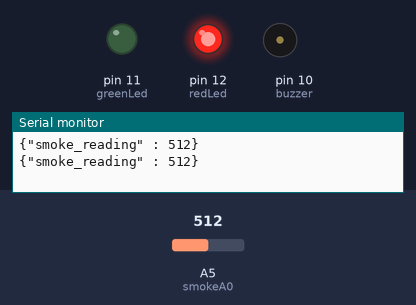
This sketch was run on a simulated Arduino Uno, built with avr-gcc and run on an emulated ATmega328P. Parts: output pins drawn as LEDs (lit = HIGH), buzzer (waves = sounding), the last lines printed to the serial monitor. The inputs (shaded band) are chosen by the test bench; at power-on: A5 (smokeA0) = 512.

Above: at 0.85 s.
1.3 s: A5 (smokeA0) set to 418
4.3 s: A5 (smokeA0) set to 390
At 4.35 s:
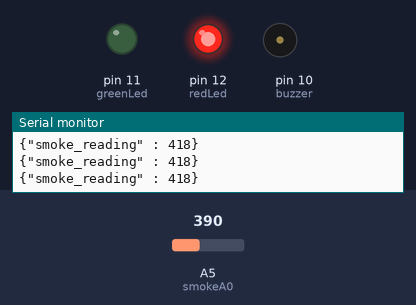
At 5.8 s:
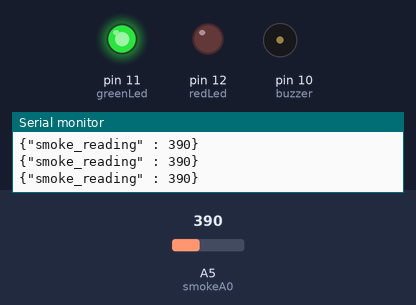
Timing chart, 0 to 7.3 s (numbered marks = the images above; inputs shaded):
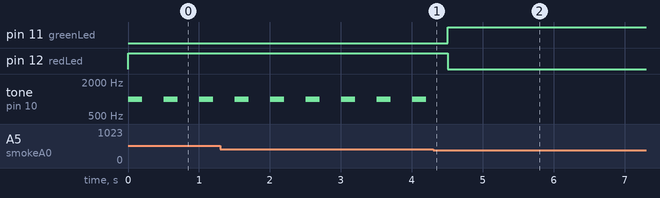

Measured:
- the behaviour switches between 401 and 400 on A5 (smokeA0) (found by bisection; images 0 and 1)
- after the input at 4.3 s, pin 11 (greenLed): LOW → HIGH after 0.21 s; pin 12 (redLed): HIGH → LOW after 0.21 s; tone on pin 10 (buzzer): stops changing and stays silent
- by itself, tone on pin 10 (buzzer): alternates 1000 Hz for 0.20 s and silent for 0.30 s

The sketch:

smoke_detector.ino
```cpp
#include <ArduinoJson.h>
//code from :https://www.instructables.com/How-to-Use-Water-Flow-Sensor-Arduino-Tutorial/

const int redLed = 12;
const int greenLed = 11;
const int buzzer = 10;
const int smokeA0 = A5;
// Your threshold value
const int sensorThres = 400;
bool blinkLED = false;

void setup() {
  Serial.begin(9600);

  pinMode(redLed, OUTPUT);
  pinMode(greenLed, OUTPUT);
  pinMode(buzzer, OUTPUT);
  pinMode(smokeA0, INPUT);
}

void loop() {
  readSerialMsgs();

  int smokeValue = int(analogRead(smokeA0));

  // Checks if it has reached the threshold value
  if (int(smokeValue) > 400)
  {
    digitalWrite(redLed, HIGH);
    digitalWrite(greenLed, LOW);
    tone(buzzer, 1000, 200);
  }
  else
  {
    digitalWrite(redLed, LOW);
    digitalWrite(greenLed, HIGH);
    noTone(buzzer);
  }

  String smokeDataJSON = "{\"smoke_reading\" : " + String(smokeValue) + "}\n";
  Serial.print(smokeDataJSON);

  acuateBlinkLed();
  delay(500);
}

void acuateBlinkLed()
{
  if(blinkLED)
  {
    for (int i = 0; i < 10; i++)
    {
      digitalWrite(LED_BUILTIN, HIGH);
      delay(100);
      digitalWrite(LED_BUILTIN, LOW);
      delay(100);
    }
  }
}


void readSerialMsgs()
{
  String serialMsg;

  while(Serial.available()) {
    delay(3);

    if (Serial.available() > 0) {
      serialMsg += char(Serial.read());// read the incoming data as string
    }
  }

  // if the string that's been read in is longer that 0 length, then try to parse the string as JSON
  // all serial communication should occur through JSON
  if (serialMsg.length() > 0)
  {
    DynamicJsonDocument doc(200);
    auto error = deserializeJson(doc, serialMsg);

    if (error) {
        Serial.print(F("deserializeJson() failed with code "));
        Serial.println(error.c_str());
        return;
    }

    if (doc.containsKey("blink_led"))
    {
      String ledState = doc["blink_led"];
      blinkLED = (ledState == "true");
    }
  }
}
```
